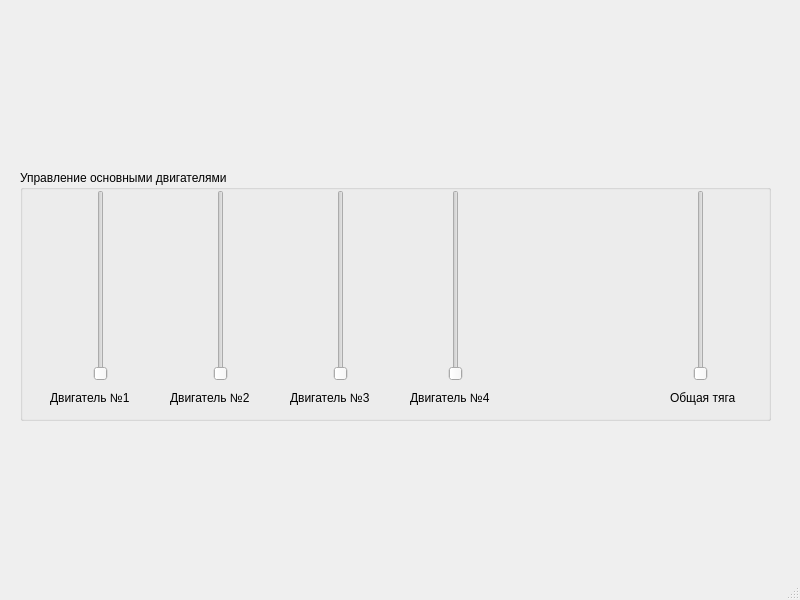
<?xml version="1.0" encoding="UTF-8"?>
<ui version="4.0">
 <class>MainWindow</class>
 <widget class="QMainWindow" name="MainWindow">
  <property name="geometry">
   <rect>
    <x>0</x>
    <y>0</y>
    <width>800</width>
    <height>600</height>
   </rect>
  </property>
  <property name="windowTitle">
   <string>MainWindow</string>
  </property>
  <property name="toolButtonStyle">
   <enum>Qt::ToolButtonFollowStyle</enum>
  </property>
  <widget class="QWidget" name="centralwidget">
   <widget class="QGroupBox" name="groupBox">
    <property name="geometry">
     <rect>
      <x>20</x>
      <y>170</y>
      <width>751</width>
      <height>251</height>
     </rect>
    </property>
    <property name="title">
     <string>Управление основными двигателями</string>
    </property>
    <widget class="QWidget" name="horizontalLayoutWidget_5">
     <property name="geometry">
      <rect>
       <x>490</x>
       <y>20</y>
       <width>251</width>
       <height>191</height>
      </rect>
     </property>
     <layout class="QHBoxLayout" name="horizontalLayout_5">
      <item>
       <spacer name="horizontalSpacer">
        <property name="orientation">
         <enum>Qt::Horizontal</enum>
        </property>
        <property name="sizeType">
         <enum>QSizePolicy::Fixed</enum>
        </property>
        <property name="sizeHint" stdset="0">
         <size>
          <width>130</width>
          <height>0</height>
         </size>
        </property>
       </spacer>
      </item>
      <item>
       <widget class="QSlider" name="verticalSlider_5">
        <property name="sizePolicy">
         <sizepolicy hsizetype="MinimumExpanding" vsizetype="Expanding">
          <horstretch>0</horstretch>
          <verstretch>0</verstretch>
         </sizepolicy>
        </property>
        <property name="orientation">
         <enum>Qt::Vertical</enum>
        </property>
       </widget>
      </item>
     </layout>
    </widget>
    <widget class="QWidget" name="horizontalLayoutWidget_2">
     <property name="geometry">
      <rect>
       <x>140</x>
       <y>20</y>
       <width>121</width>
       <height>191</height>
      </rect>
     </property>
     <layout class="QHBoxLayout" name="horizontalLayout_2">
      <item>
       <widget class="QSlider" name="verticalSlider_6">
        <property name="sizePolicy">
         <sizepolicy hsizetype="MinimumExpanding" vsizetype="Expanding">
          <horstretch>0</horstretch>
          <verstretch>0</verstretch>
         </sizepolicy>
        </property>
        <property name="orientation">
         <enum>Qt::Vertical</enum>
        </property>
       </widget>
      </item>
     </layout>
    </widget>
    <widget class="QWidget" name="horizontalLayoutWidget_3">
     <property name="geometry">
      <rect>
       <x>260</x>
       <y>20</y>
       <width>121</width>
       <height>191</height>
      </rect>
     </property>
     <layout class="QHBoxLayout" name="horizontalLayout_3">
      <item>
       <widget class="QSlider" name="verticalSlider_3">
        <property name="sizePolicy">
         <sizepolicy hsizetype="MinimumExpanding" vsizetype="Expanding">
          <horstretch>0</horstretch>
          <verstretch>0</verstretch>
         </sizepolicy>
        </property>
        <property name="orientation">
         <enum>Qt::Vertical</enum>
        </property>
       </widget>
      </item>
     </layout>
    </widget>
    <widget class="QWidget" name="horizontalLayoutWidget_4">
     <property name="geometry">
      <rect>
       <x>380</x>
       <y>20</y>
       <width>111</width>
       <height>191</height>
      </rect>
     </property>
     <layout class="QHBoxLayout" name="horizontalLayout_4">
      <item>
       <widget class="QSlider" name="verticalSlider_4">
        <property name="sizePolicy">
         <sizepolicy hsizetype="MinimumExpanding" vsizetype="Expanding">
          <horstretch>0</horstretch>
          <verstretch>0</verstretch>
         </sizepolicy>
        </property>
        <property name="orientation">
         <enum>Qt::Vertical</enum>
        </property>
       </widget>
      </item>
     </layout>
    </widget>
    <widget class="QWidget" name="horizontalLayoutWidget_6">
     <property name="geometry">
      <rect>
       <x>20</x>
       <y>20</y>
       <width>121</width>
       <height>191</height>
      </rect>
     </property>
     <layout class="QHBoxLayout" name="horizontalLayout_6">
      <item>
       <widget class="QSlider" name="verticalSlider_7">
        <property name="sizePolicy">
         <sizepolicy hsizetype="MinimumExpanding" vsizetype="Expanding">
          <horstretch>0</horstretch>
          <verstretch>0</verstretch>
         </sizepolicy>
        </property>
        <property name="orientation">
         <enum>Qt::Vertical</enum>
        </property>
       </widget>
      </item>
     </layout>
    </widget>
    <widget class="QLineEdit" name="lineEdit_5">
     <property name="geometry">
      <rect>
       <x>650</x>
       <y>280</y>
       <width>113</width>
       <height>22</height>
      </rect>
     </property>
     <property name="text">
      <string>Двигатель №1</string>
     </property>
    </widget>
    <widget class="QLabel" name="label">
     <property name="geometry">
      <rect>
       <x>30</x>
       <y>220</y>
       <width>101</width>
       <height>16</height>
      </rect>
     </property>
     <property name="text">
      <string>Двигатель №1</string>
     </property>
    </widget>
    <widget class="QLabel" name="label_2">
     <property name="geometry">
      <rect>
       <x>150</x>
       <y>220</y>
       <width>101</width>
       <height>16</height>
      </rect>
     </property>
     <property name="text">
      <string>Двигатель №2</string>
     </property>
    </widget>
    <widget class="QLabel" name="label_3">
     <property name="geometry">
      <rect>
       <x>270</x>
       <y>220</y>
       <width>101</width>
       <height>16</height>
      </rect>
     </property>
     <property name="text">
      <string>Двигатель №3</string>
     </property>
    </widget>
    <widget class="QLabel" name="label_4">
     <property name="geometry">
      <rect>
       <x>390</x>
       <y>220</y>
       <width>101</width>
       <height>16</height>
      </rect>
     </property>
     <property name="text">
      <string>Двигатель №4</string>
     </property>
    </widget>
    <widget class="QLabel" name="label_5">
     <property name="geometry">
      <rect>
       <x>650</x>
       <y>220</y>
       <width>81</width>
       <height>16</height>
      </rect>
     </property>
     <property name="text">
      <string>Общая тяга</string>
     </property>
    </widget>
   </widget>
  </widget>
  <widget class="QMenuBar" name="menubar">
   <property name="geometry">
    <rect>
     <x>0</x>
     <y>0</y>
     <width>800</width>
     <height>26</height>
    </rect>
   </property>
  </widget>
  <widget class="QStatusBar" name="statusbar"/>
 </widget>
 <resources/>
 <connections/>
</ui>
